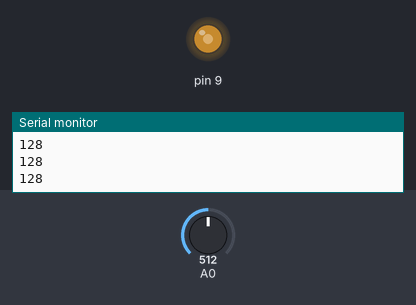
Recording of a sketch running on a simulated Arduino Uno, built with avr-gcc and run on an emulated ATmega328P. Parts: output pins drawn as LEDs (lit = HIGH), the last lines printed to the serial monitor. The inputs (shaded band) are chosen by the test bench; at power-on: A0 = 512.

Above: at 1.2 s.
1.3 s: A0 set to 716
At 1.9 s:
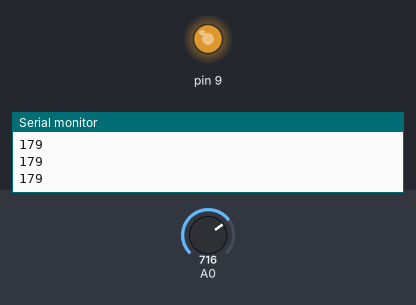
2.9 s: A0 set to 900
At 3.3 s:
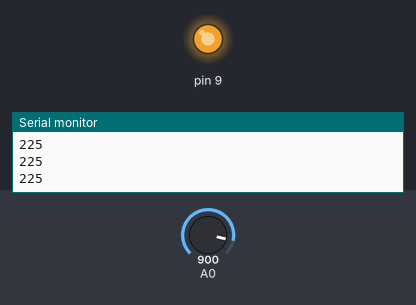
4.5 s: A0 set to 122
At 5.8 s:
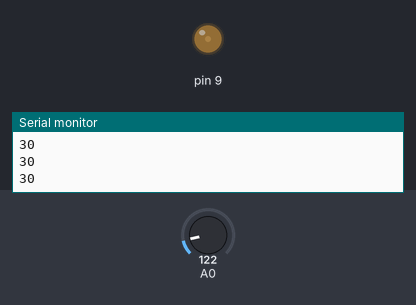
6.1 s: A0 set to 0
At 7.3 s:
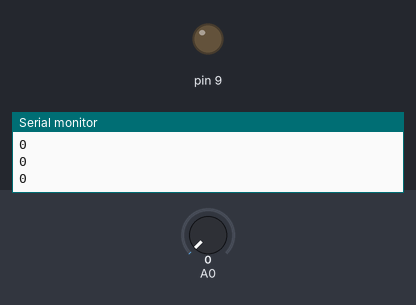
Timing chart, 0 to 8.7 s (numbered marks = the images above; inputs shaded):
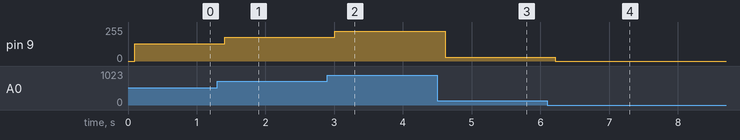

The sketch:

main.ino
```cpp
float perilla;
int boton;
int luz;

void setup() {
  pinMode(9, OUTPUT);
  Serial.begin(9600);
}

void loop() {
  perilla = analogRead(A0);
  //Serial.println(perilla);
  delay(100);
  luz = (perilla + 0.5)/4;
  Serial.println(luz);
  analogWrite(9,luz);
}
```

Measured:
- after the input at 1.3 s, pin 9: 128/255 → 179/255 after 0.10 s
- after the input at 2.9 s, pin 9: 179/255 → 225/255 after 0.11 s
- after the input at 4.5 s, pin 9: 225/255 → 30/255 after 0.11 s
- after the input at 6.1 s, pin 9: 30/255 → 0/255 after 0.12 s
